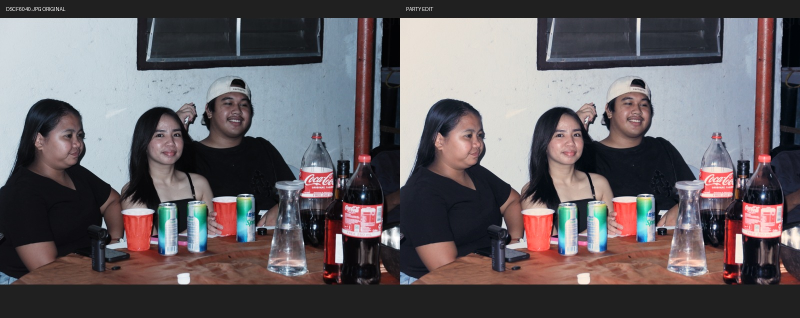
#> input picture tmp/party-batch-276/DSCF6040-comparison.jpg, 1600 x 636 px, given as the content of the folder C:/Users/Jerow Amelo/Documents/DCIM/276_FUJI, which was not available (shown at 1/2 size)
$ python inspect_party_batch.py
#> lines starting #> are read from the running program, lines starting #| are printed output that depends on the picture; pictures that were not available may be replaced by others from this repository, and a replacement may not be noted
from pathlib import Path
from PIL import Image,ImageOps,ImageDraw
import numpy as np,json
src=Path(r'C:\Users\Jerow Amelo\Documents\DCIM\276_FUJI')
work=Path(r'C:\Users\Jerow Amelo\Documents\ssupertea-station\tmp\party-batch-276');work.mkdir(exist_ok=True)
files=sorted(p for p in src.iterdir() if p.suffix.lower() in ['.jpg','.jpeg','.png','.tif','.tiff'])
print(f'Found {len(files)} photos',flush=True)
records=[]
for start in range(0,len(files),24):
    group=files[start:start+24];canvas=Image.new('RGB',(1600,1800),'#202020');draw=ImageDraw.Draw(canvas)
#> after `canvas = Image.new('RGB', (1600, 1800), '#202020')`: canvas: PIL image 1600x1800 RGB; every value is 32
    for j,p in enumerate(group):
        with Image.open(p) as raw:
#> raw is the input picture: PIL image 1600x636 RGB; mean R, G, B 100.8, 94.7, 98.2
            im=ImageOps.exif_transpose(raw).convert('RGB');im.thumbnail((392,266))
#> after `im.thumbnail((392, 266))`:
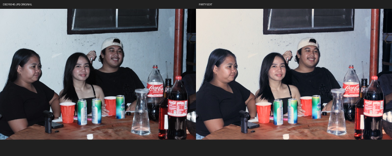
#> im: PIL image 392x156 RGB; mean R, G, B 100.9, 94.8, 98.3
            a=np.asarray(im,dtype=np.float32)/255;y=a@np.array([.2126,.7152,.0722])
#> after `y = a @ np.array([0.2126, 0.7152, 0.0722])`:
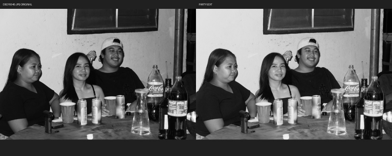
#> y: shape (156, 392) float64; min 0.000283, max 1, mean 0.378
            records.append({'file':p.name,'size':raw.size,'orientation':raw.getexif().get(274),'p50':float(np.percentile(y,50)),'p80':float(np.percentile(y,80)),'p95':float(np.percentile(y,95))})
            x=(j%4)*400;yy=(j//4)*300;canvas.paste(im,(x,yy));draw.text((x+8,yy+273),p.name,fill='white')
#> after `canvas.paste(im, (x, yy))`:
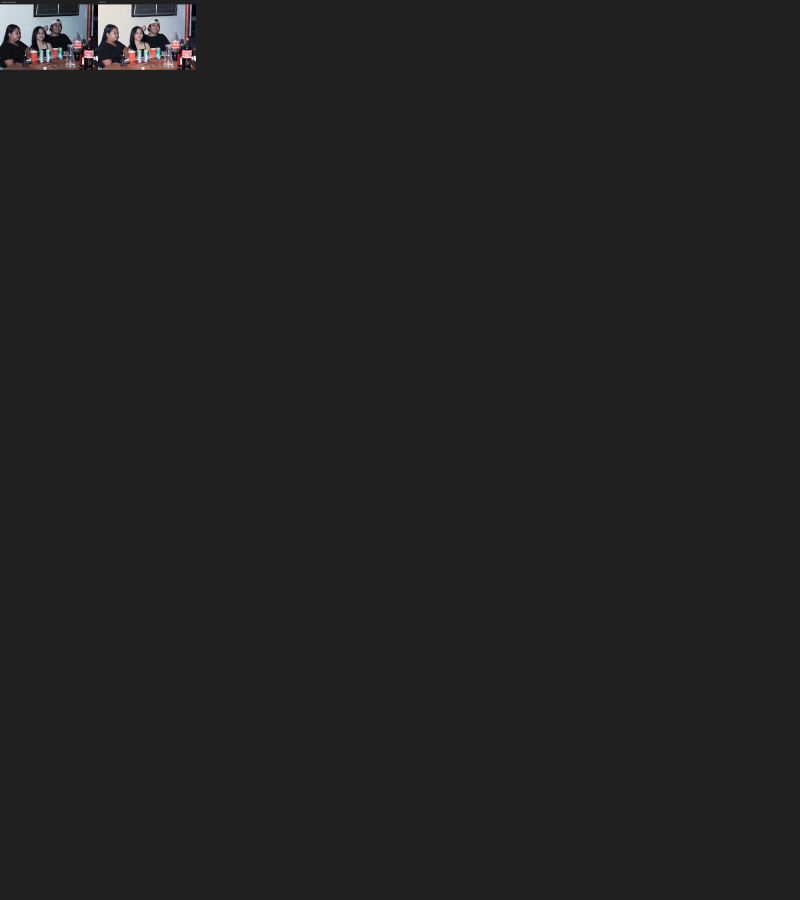
#> canvas: PIL image 1600x1800 RGB (shown at 1/2 size); mean R, G, B 33.5, 33.3, 33.4
    canvas.save(work/f'originals-{start//24+1}.jpg',quality=90)
    print(f'Inspected {min(start+24,len(files))}/{len(files)} source files',flush=True)
(work/'source-inventory.json').write_text(json.dumps(records,indent=2))

$ run again, on tmp/party-batch-276/DSCF6053-comparison.jpg
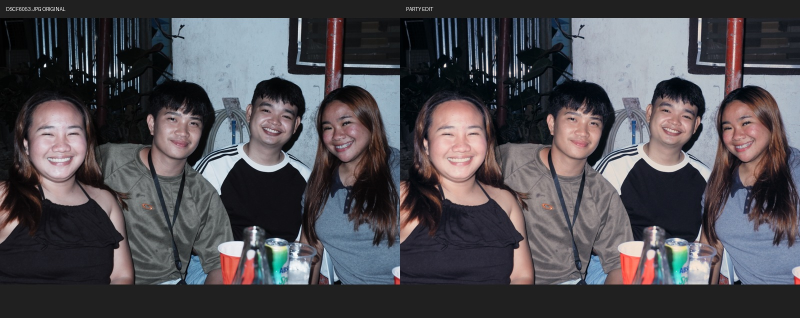
#> input picture tmp/party-batch-276/DSCF6053-comparison.jpg, 1600 x 636 px, given as the content of the folder C:/Users/Jerow Amelo/Documents/DCIM/276_FUJI, which was not available (shown at 1/2 size)
#> raw is the input picture: PIL image 1600x636 RGB; mean R, G, B 78.3, 75.9, 80.8
#> `y = a @ np.array([0.2126, 0.7152, 0.0722])`:
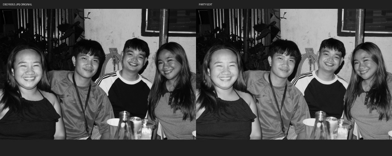
#> y: shape (156, 392) float64; min 0, max 1, mean 0.302
#> `canvas.paste(im, (x, yy))`:
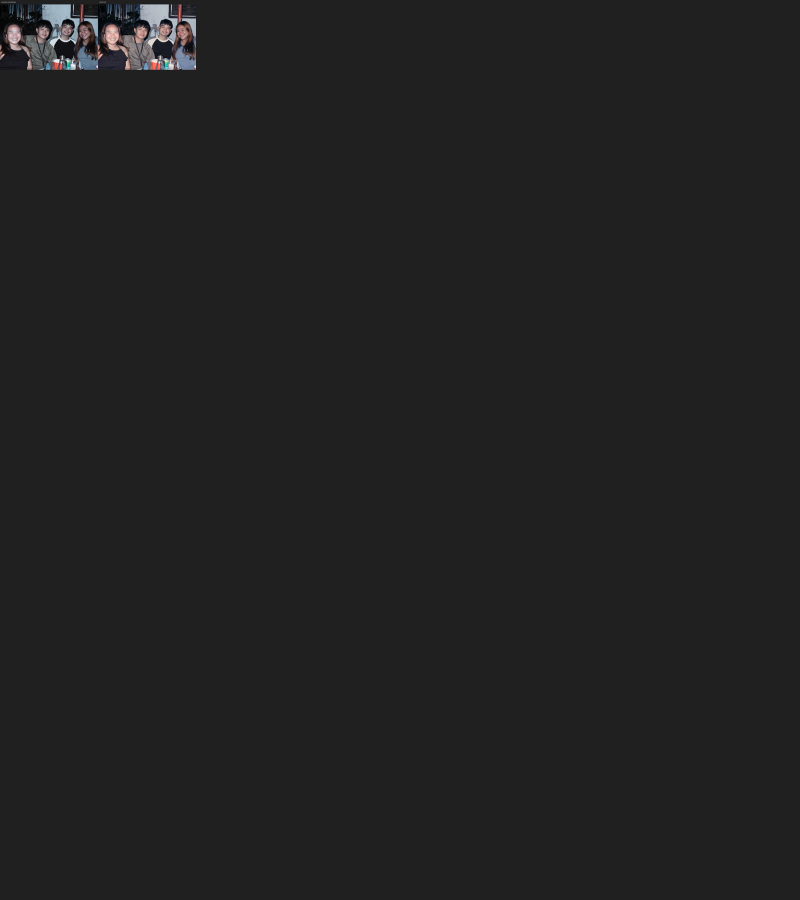
#> canvas: PIL image 1600x1800 RGB (shown at 1/2 size); mean R, G, B 33, 32.9, 33

$ run again, on tmp/party-batch-276/DSCF6053-sample.jpg
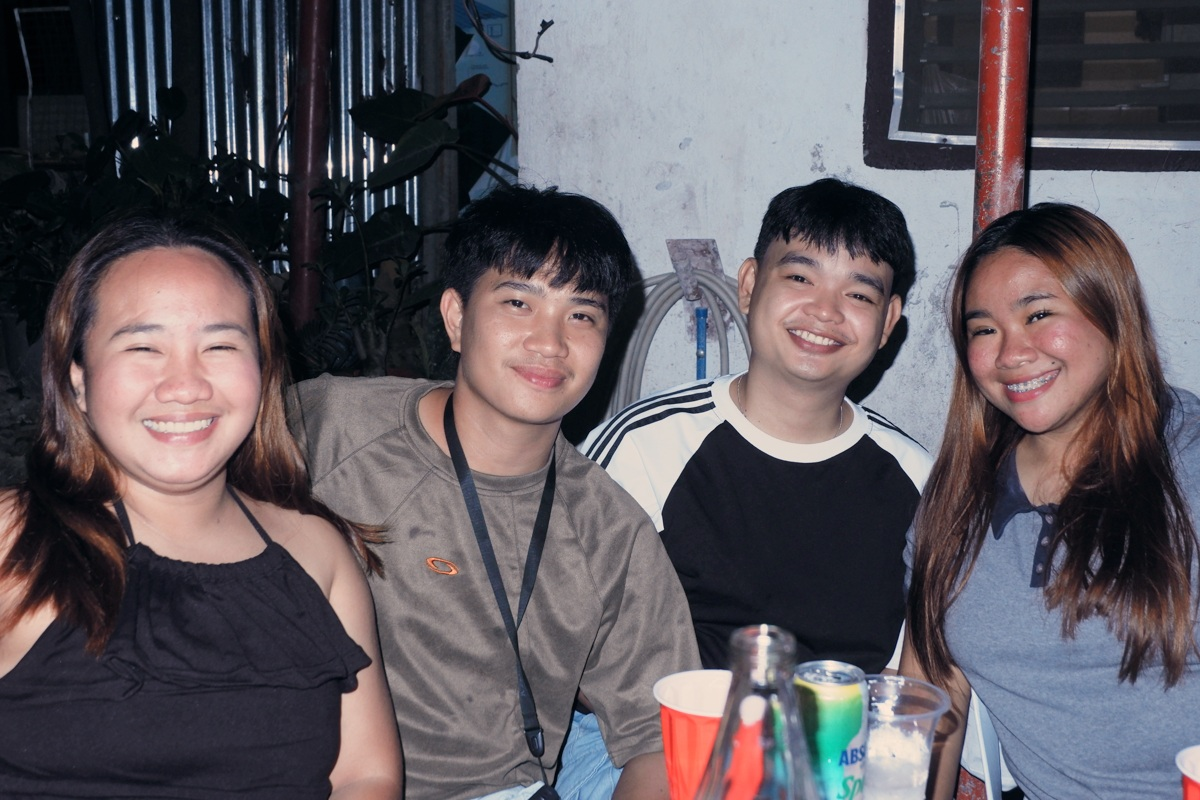
#> input picture tmp/party-batch-276/DSCF6053-sample.jpg, 1200 x 800 px, given as the content of the folder C:/Users/Jerow Amelo/Documents/DCIM/276_FUJI, which was not available
#> raw is the input picture: PIL image 1200x800 RGB; mean R, G, B 96.5, 90.5, 96.6
#> `y = a @ np.array([0.2126, 0.7152, 0.0722])`:
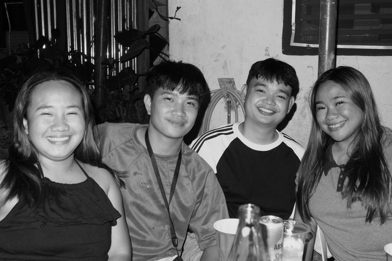
#> y: shape (261, 392) float64; min 0.000283, max 0.959, mean 0.362
#> `canvas.paste(im, (x, yy))`:
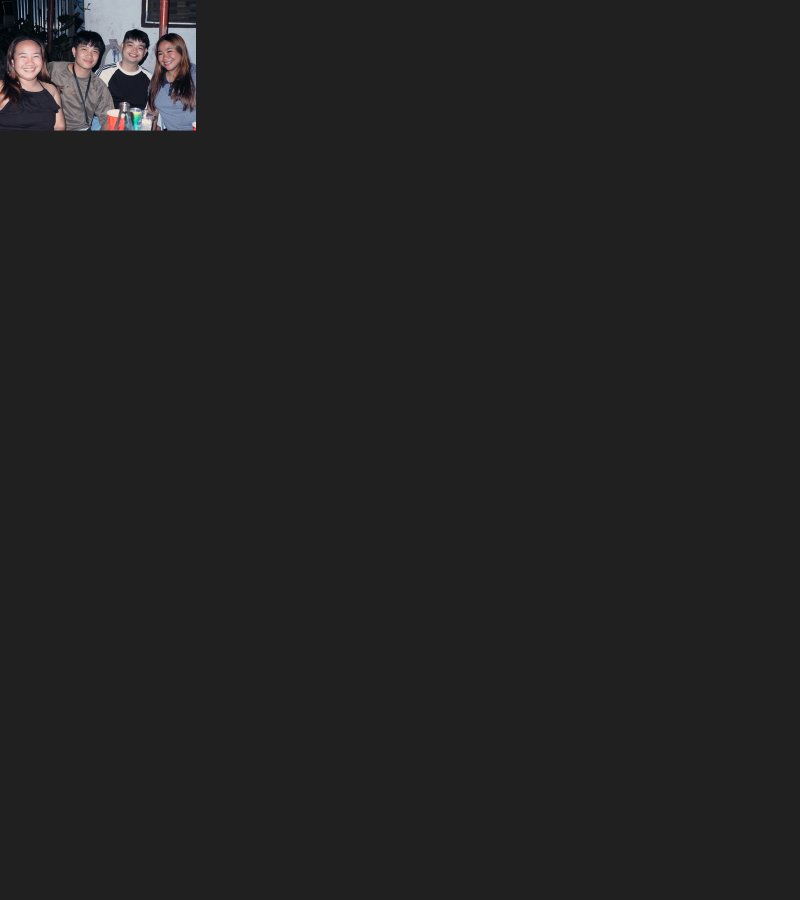
#> canvas: PIL image 1600x1800 RGB (shown at 1/2 size); mean R, G, B 34.3, 34.1, 34.3

$ run again, on tmp/party-batch-276/DSCF6085-comparison.jpg
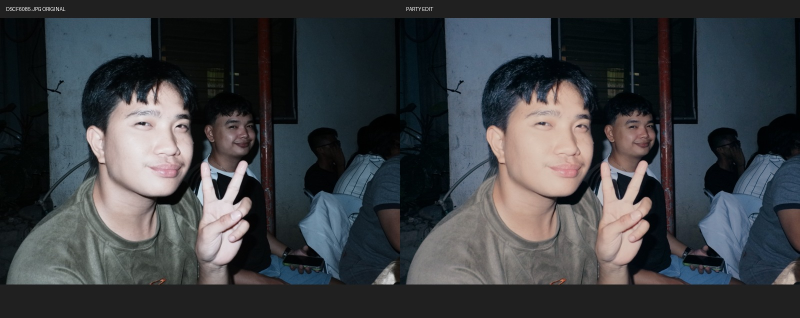
#> input picture tmp/party-batch-276/DSCF6085-comparison.jpg, 1600 x 636 px, given as the content of the folder C:/Users/Jerow Amelo/Documents/DCIM/276_FUJI, which was not available (shown at 1/2 size)
#> raw is the input picture: PIL image 1600x636 RGB; mean R, G, B 60.3, 63.3, 66.8
#> `y = a @ np.array([0.2126, 0.7152, 0.0722])`:
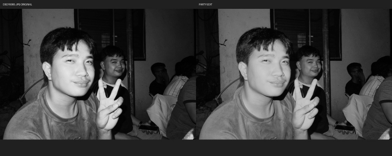
#> y: shape (156, 392) float64; min 0, max 0.899, mean 0.247
#> `canvas.paste(im, (x, yy))`:
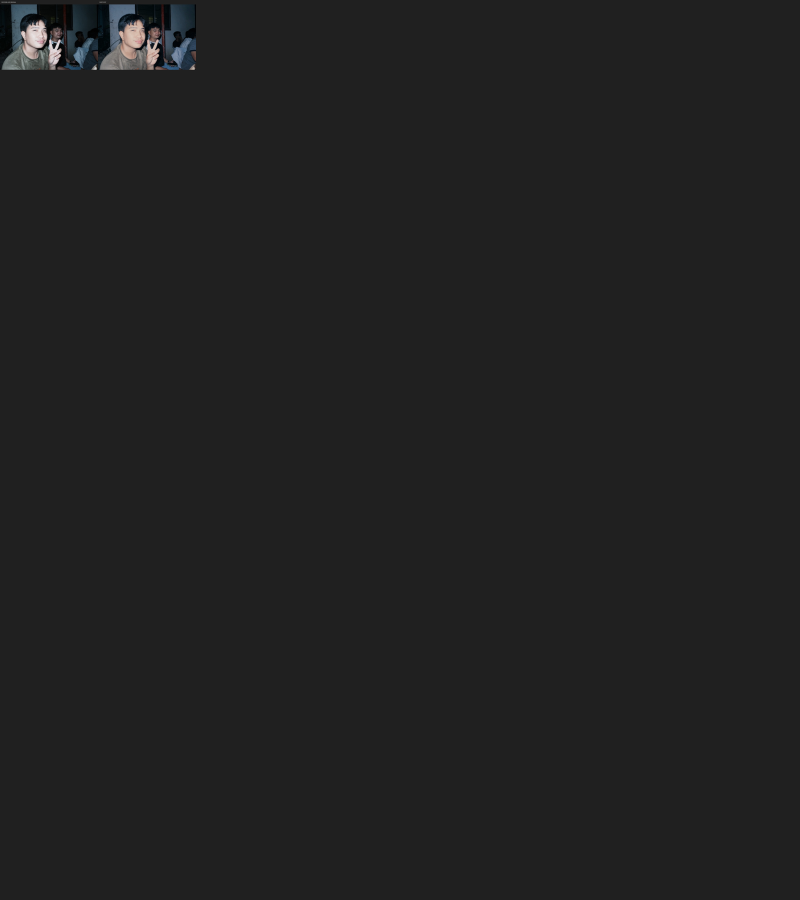
#> canvas: PIL image 1600x1800 RGB (shown at 1/2 size); mean R, G, B 32.6, 32.7, 32.7
